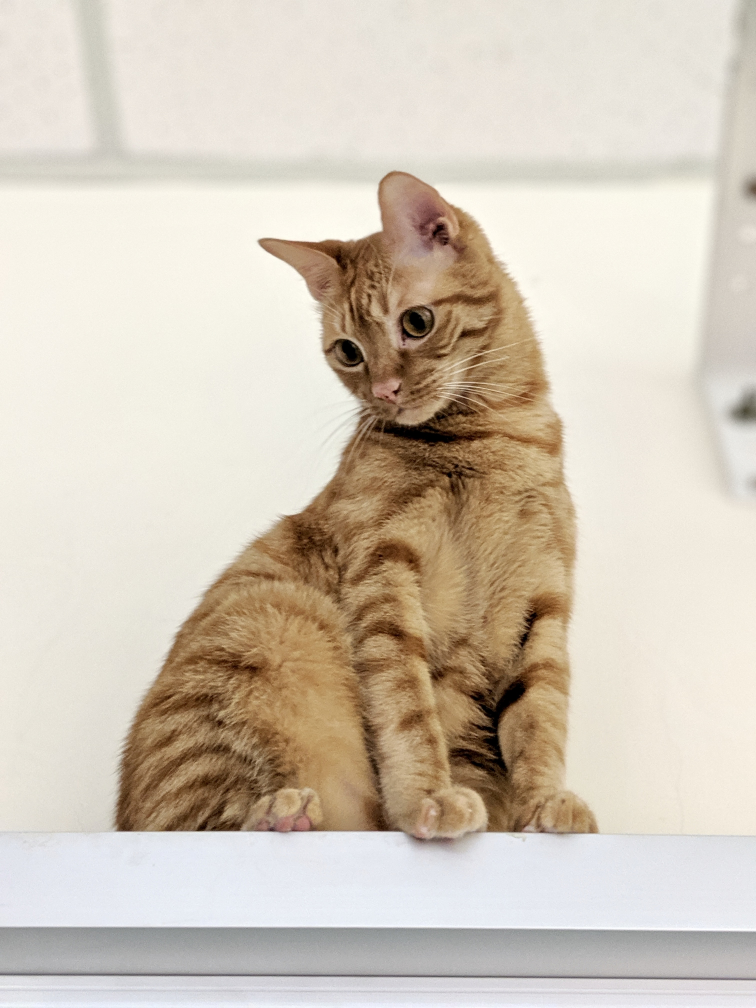
#> input picture chapter2/cat.jpg, 3024 x 4032 px (shown at 1/4 size)
$ jupyter execute 2.1-iou_confusion_matrix.ipynb   (shell and % lines are left out)
#> lines starting #> are read from the running program, lines starting #| are printed output that depends on the picture
[cell 1]
from google.colab import drive
drive.mount('/content/drive')

[cell 2]
%cd drive/MyDrive

[cell 3]
import numpy as np
import pandas as pd
import cv2
import matplotlib.pyplot as plt
import seaborn as sns
from sklearn.metrics import confusion_matrix

# Ground truth & predict bounding box

[cell 4]
img = cv2.imread('cat.jpg')
#> img is the input picture: shape (4032, 3024, 3); mean B, G, R 184.9, 199.6, 210.3

gt_box = [449, 673, 2417, 3341]  # x1, y1, x2, y2
pred_box = [885, 550, 2705, 3013]  # x1, y1, x2, y2

cv2.rectangle(img, (gt_box[0], gt_box[1]), (gt_box[2], gt_box[3]), (255, 0, 255), 30)
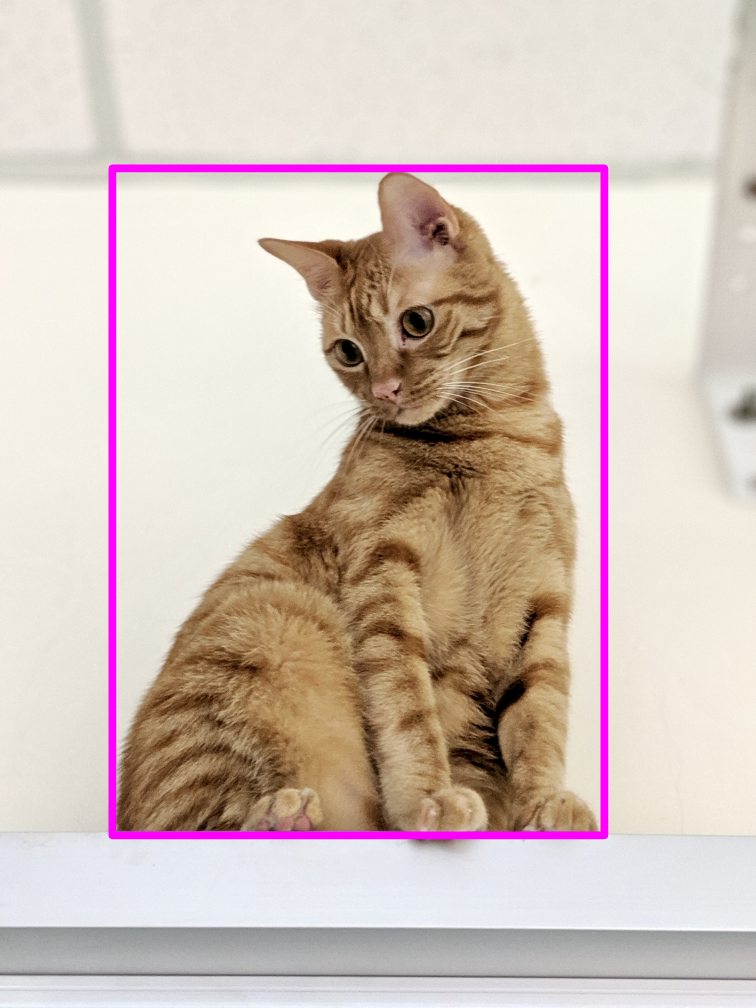
#> img: shape (4032, 3024, 3) (shown at 1/4 size); mean B, G, R 185.9, 194.3, 211
cv2.putText(img=img, text='GT', org=(gt_box[0], gt_box[1]), fontFace=cv2.FONT_HERSHEY_SIMPLEX,
            fontScale=10, color=(255, 0, 255),thickness=30)

cv2.rectangle(img, (pred_box[0], pred_box[1]), (pred_box[2], pred_box[3]), (255, 0, 125), 30)
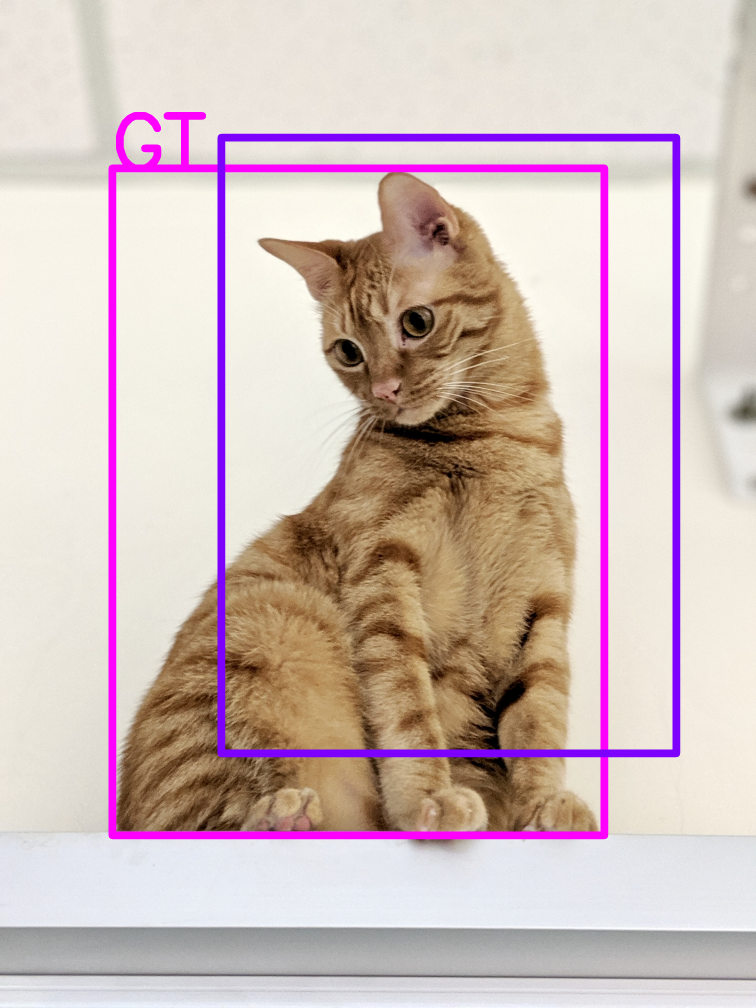
#> img: shape (4032, 3024, 3) (shown at 1/4 size); mean B, G, R 187.4, 189.5, 209.1
cv2.putText(img=img, text='Pred', org=(pred_box[0], pred_box[1]), fontFace=cv2.FONT_HERSHEY_SIMPLEX,
            fontScale=10, color=(255, 0, 125),thickness=30)

img = cv2.cvtColor(img, cv2.COLOR_BGR2RGB)
plt.imshow(img)
plt.show()

# cv2.imwrite('output.jpg', img)

# IoU

IoU 為物件偵測中的一種評估指標，用於表示兩個物件框 Ground Truth 的 bounding box 和 predict 的 bounding box 之間的重合度。計算方式為兩個物件框之間的**"交集"** 除以 兩個物件框之間的**"聯集"**

[cell 5]
# GT ∩ Pred

left = max(gt_box[0], pred_box[0])
right = min(gt_box[2], pred_box[2])
top = max(gt_box[1], pred_box[1])
bottom = min(gt_box[3], pred_box[3])

inter_w = max(right - left, 0)
inter_h = max(bottom - top, 0)
inter_area = inter_w*inter_h

# GT ∪ Pred
gt_area = (gt_box[2]-gt_box[0]) * (gt_box[3]-gt_box[1])
pred_area = (pred_box[2]-pred_box[0]) * (pred_box[3]-pred_box[1])
area = gt_area + pred_area - inter_area

# GT ∩ Pred / GT ∪ Pred
iou = inter_area / area

[cell 6]
iou

在物件偵測的任務上，經常會使用 0.5 作為 IoU 的閾值。也就是說當 IoU 大於 0.5，就將該預測框歸類為正樣本，反之則為負樣本。

# Confusion Matrix

假設我們要預測的類別為兩類：是貓 (label=1)、不是貓 (label=0)

* TP (True Positive)：該類別實際是貓，預測也是貓 (真陽性，表示檢測正確)。

* FP (False Positive)：該類別實際不是貓，預測成是貓 (真陰性，表示誤檢)。

* FN (False Negative)：該類別實際是貓，預測為不是貓 (假陰性，表示漏檢)。

* TN (True Negative)：該類別實際不是貓，預測也不是貓 (假陽性，不需要被檢測的地方沒被檢測出來，ex: 背景，在物件偵測中該指標不會用到)。

以二分類為例，假設目前總共有十個值

* ground_truth 表示是否為貓 -> 是貓 (label=1)、不是貓 (label=0)

* pred_score 為預測出是否為貓的機率

* threshold 設定為 0.5

[cell 7]
ground_truth = np.array([1, 1, 0, 1, 0, 0, 1, 1, 0, 0])
pred_score = np.array([0.8, 0.4, 0.1, 0.7, 0.6, 0.2, 0.9, 0.8, 0.6, 0.3])

[cell 8]
threshold = 0.5
pred_label = np.where(pred_score > threshold, 1, 0)
pred_label

[cell 9]
### tp
# 所有實際與預測相同的值
gt_equal_pred = np.where(ground_truth==pred_label, 1, 0)

# 實際值與預測值相同，並且實際為真
tp = np.sum(gt_equal_pred * ground_truth)

### fn
# 所有實際為真的數量去除掉 TP
fn = np.sum(ground_truth) - tp

### fp
# 所有預測為真的數量去除掉 TP
fp = np.sum(pred_label) - tp

### tn
# 所有實際為假的值
gt_is_false = np.where(np.logical_not(ground_truth), 1, 0)

# 實際值與預測值相同，並且預測為假
tn = np.sum(gt_equal_pred * gt_is_false)

print("tp: ", tp)
print("fn: ", fn)
print("fp: ", fp)
print("tn: ", tn)

可以藉由 sklearn 計算 confusion matrix，參考: [sklearn.metrics.confusion_matrix](https://scikit-learn.org/stable/modules/generated/sklearn.metrics.confusion_matrix.html)

[cell 10]
tn, fp, fn, tp = confusion_matrix(ground_truth, pred_label).ravel()
print("tp: ", tp)
print("fn: ", fn)
print("fp: ", fp)
print("tn: ", tn)

接著可以將 Confusion Matrix 畫圖顯示

[cell 11]
def confusion_matrix_plot(y_true, y_pred, classes_names):
  plt.figure(figsize=(8, 6))
  classes_number = [i for i in range(len(classes_names))]
  tn, fp, fn, tp = confusion_matrix(ground_truth, pred_label, labels=classes_number).ravel()
  cf_matrix = np.array([[tp,fn],[fp,tn]])
  cf_matrix = pd.DataFrame(cf_matrix, index = classes_names, columns = classes_names)
  sns.heatmap(cf_matrix, cmap='Blues', annot=True)
  plt.title('Confusion Matrix', fontsize=16)
  plt.xlabel('Predicted', fontsize=16)
  plt.ylabel('Actual', fontsize=16)
  plt.show()
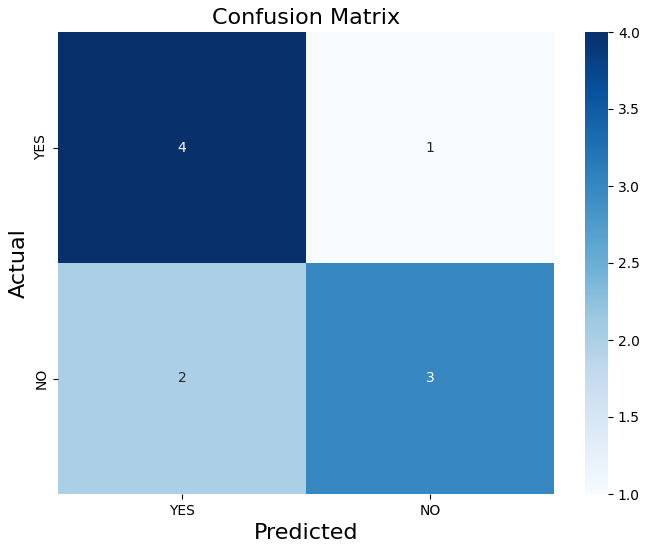
#> figure drawn by matplotlib, 2 panels
